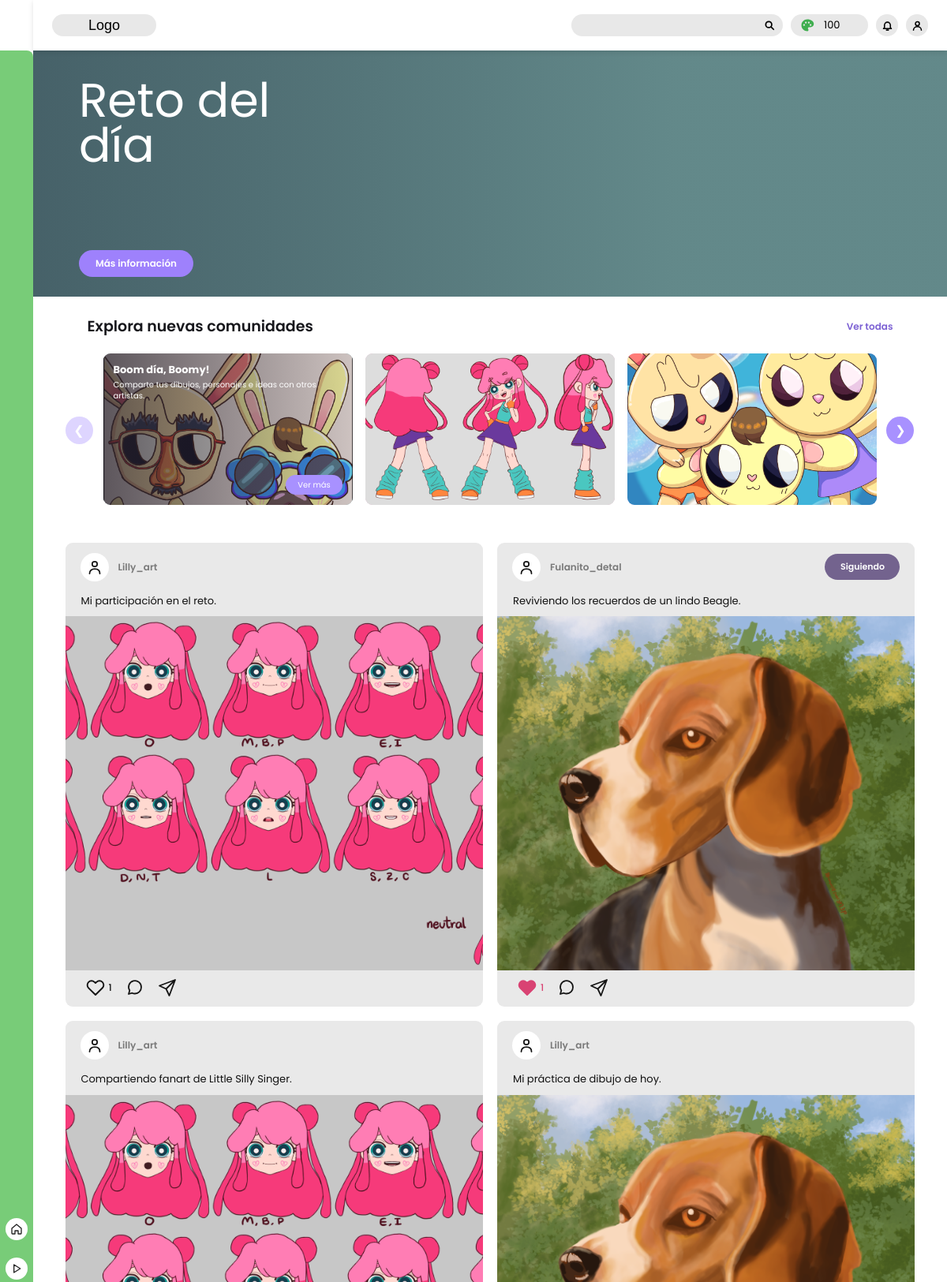
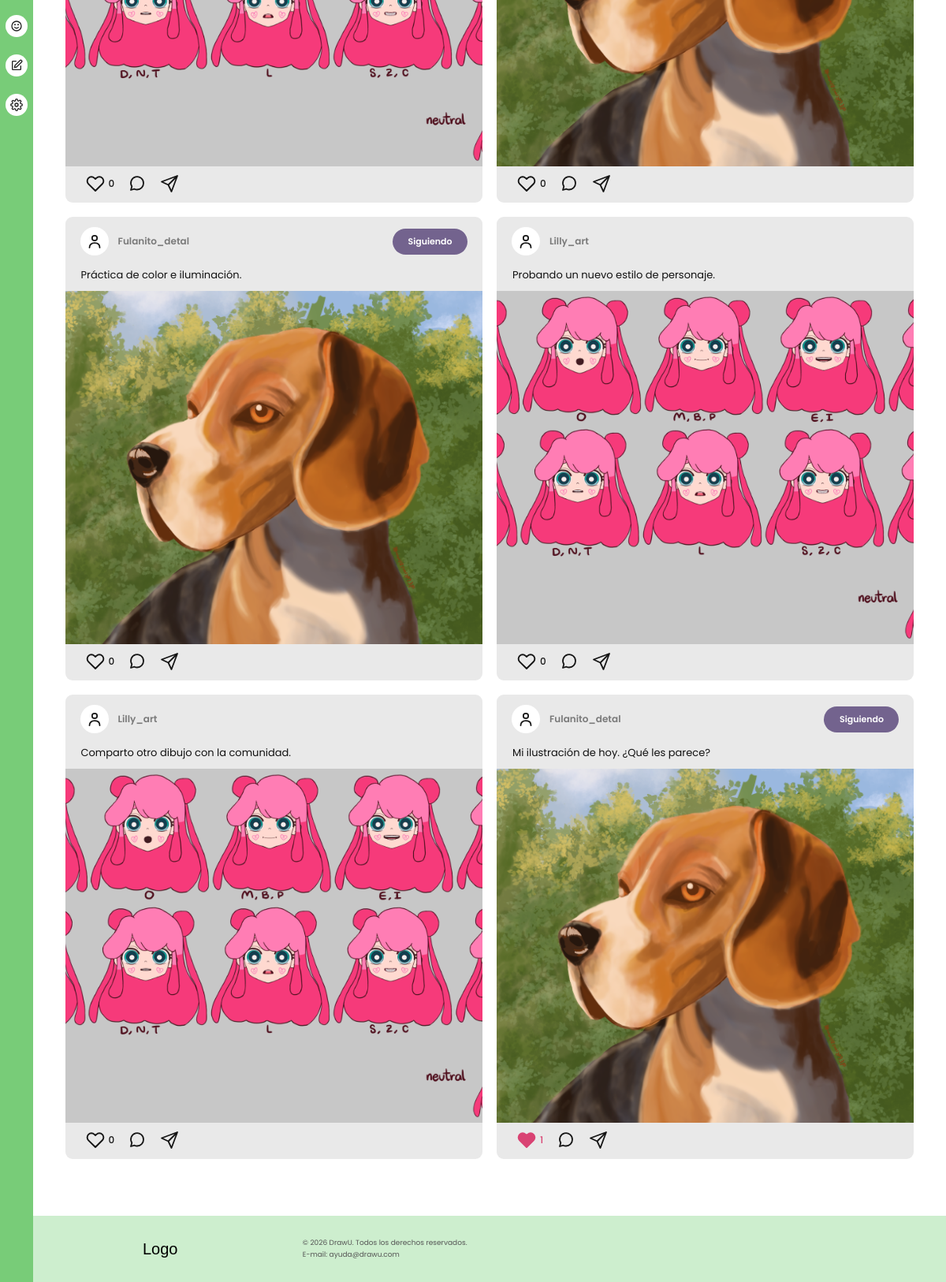
The page /views/inicio.php (signed in) on the database its author committed (2 pictures, top to bottom).
### tables this page shows
CREATE TABLE usuarios (
    id_usuario INT UNSIGNED AUTO_INCREMENT PRIMARY KEY,
    primer_nombre VARCHAR(80) NOT NULL,
    primer_apellido VARCHAR(80) NULL,
    nombre_usuario VARCHAR(50) NOT NULL,
    correo VARCHAR(150) NOT NULL,
    contrasena_hash VARCHAR(255) NOT NULL,
    fecha_nacimiento DATE NULL,
    fecha_registro TIMESTAMP NOT NULL DEFAULT CURRENT_TIMESTAMP,
    imagen_perfil VARCHAR(500) NULL,
    descripcion_perfil VARCHAR(500) NULL,
    tema ENUM('claro', 'oscuro') NOT NULL DEFAULT 'claro',
    drawings INT UNSIGNED NOT NULL DEFAULT 100,
    id_mascota_activa INT UNSIGNED NULL,
    CONSTRAINT uq_usuario_nombre UNIQUE (nombre_usuario),
    CONSTRAINT uq_usuario_correo UNIQUE (correo),
    CONSTRAINT fk_usuario_mascota_activa
        FOREIGN KEY (id_mascota_activa) REFERENCES mascotas(id_mascota)
        ON DELETE SET NULL
);

CREATE TABLE comunidades (
    id_comunidad INT UNSIGNED AUTO_INCREMENT PRIMARY KEY,
    id_creador INT UNSIGNED NOT NULL,
    slug VARCHAR(80) NOT NULL,
    titulo VARCHAR(150) NOT NULL,
    descripcion TEXT NULL,
    contenido TEXT NULL,
    privacidad ENUM('publica', 'privada') NOT NULL DEFAULT 'publica',
    fecha_creacion TIMESTAMP NOT NULL DEFAULT CURRENT_TIMESTAMP,
    fecha_edicion TIMESTAMP NULL DEFAULT NULL,
    imagen_perfil VARCHAR(500) NULL,
    imagen_banner VARCHAR(500) NULL,
    CONSTRAINT uq_comunidad_slug UNIQUE (slug),
    CONSTRAINT fk_comunidad_creador
        FOREIGN KEY (id_creador) REFERENCES usuarios(id_usuario)
        ON DELETE RESTRICT
);

CREATE TABLE publicaciones (
    id_publicacion INT UNSIGNED AUTO_INCREMENT PRIMARY KEY,
    id_usuario INT UNSIGNED NOT NULL,
    id_comunidad INT UNSIGNED NULL,
    id_reto INT UNSIGNED NULL,
    tipo ENUM('imagen', 'video', 'texto', 'aviso') NOT NULL DEFAULT 'imagen',
    titulo VARCHAR(180) NULL,
    descripcion TEXT NULL,
    contenido TEXT NULL,
    ruta_imagen VARCHAR(500) NULL,
    fecha_publicacion TIMESTAMP NOT NULL DEFAULT CURRENT_TIMESTAMP,
    fecha_edicion TIMESTAMP NULL DEFAULT NULL,
    INDEX idx_publicacion_usuario_fecha (id_usuario, fecha_publicacion),
    INDEX idx_publicacion_comunidad_fecha (id_comunidad, fecha_publicacion),
    INDEX idx_publicacion_reto (id_reto),
    CONSTRAINT fk_publicacion_usuario
        FOREIGN KEY (id_usuario) REFERENCES usuarios(id_usuario)
        ON DELETE CASCADE,
    CONSTRAINT fk_publicacion_comunidad
        FOREIGN KEY (id_comunidad) REFERENCES comunidades(id_comunidad)
        ON DELETE SET NULL,
    CONSTRAINT fk_publicacion_reto
        FOREIGN KEY (id_reto) REFERENCES retos_del_dia(id_reto)
        ON DELETE SET NULL
);

### views/inicio.php (the view, shortened to what the rows shown need)
<?php
require_once __DIR__ . '/includes/app.php';
$usuario = requerirLogin();
$comunidadesInicio = obtenerComunidades(['limite' => 8]);
$publicacionesInicio = obtenerPublicaciones(['tipos' => ['imagen', 'texto', 'aviso']], 25);
$coloresCiclo = ['boomy', 'redisenos', 'arte', 'historias'];
?>
<!DOCTYPE html>
<html lang="es">
<head>
    <link
        href="https://cdn.jsdelivr.net/npm/bootstrap@5.3.8/dist/css/bootstrap.min.css"
        rel="stylesheet"
    >
    <link rel="stylesheet" href="../assets/css/style.css?v=<?= filemtime(__DIR__ . '/../assets/css/style.css') ?>">
</head>
<body class="drawu-page">
    <?php include __DIR__ . '/includes/header/header.php'; ?>
    <?php include __DIR__ . '/includes/navbar.php'; ?>
    <main class="drawu-home">
        <section class="drawu-hero" aria-labelledby="tituloReto">
            <div class="drawu-hero-inner">
                <h1 id="tituloReto">
                    Reto del<br>día
                </h1>
            </div>
        </section>
        <div class="drawu-home-inner">
            <section
                class="drawu-community-section"
                aria-labelledby="tituloComunidades"
            >
                <div class="drawu-heading-row">
                    <h2 id="tituloComunidades">
                        Explora nuevas comunidades
                    </h2>
                </div>
                <div class="drawu-carousel-wrap">
                    <div
                        class="drawu-community-track"
                        id="pistaComunidades"
                        tabindex="0"
                    >
                        <?php foreach ($comunidadesInicio as $idx => $comunidad):
                            $colorCard = $coloresCiclo[$idx % count($coloresCiclo)];
                            $imgCom = url($comunidad['imagen_perfil'] ?: $comunidad['imagen_banner']);
                        ?>
                            <article
                                class="drawu-community-card drawu-community-<?= e($colorCard) ?>"
                            >
                                <div class="drawu-community-art">
                                    <?php if ($imgCom !== ''): ?>
                                        <img
                                            src="<?= e($imgCom) ?>"
                                            alt=""
                                            loading="lazy"
                                            data-asset-opcional
                                        >
                                    <?php endif; ?>
                                </div>
                                <div class="drawu-community-overlay">
                                    <div>
                                        <h3>
                                            <?= e($comunidad['titulo']) ?>
                                        </h3>
                                        <p>
                                            <?= e($comunidad['descripcion'] ?: 'Comunidad artística de DrawU.') ?>
                                        </p>
                                    </div>
                                    <a href="comunidad_ind.php?id=<?= urlencode($comunidad['slug']) ?>">
                                        Ver más
                                    </a>
                                </div>
                            </article>
                        <?php endforeach; ?>
                    </div>
                </div>
            </section>
            <section
                class="drawu-feed"
                aria-label="Publicaciones de la comunidad"
            >
                <?php foreach ($publicacionesInicio as $publicacion):
                    $esMio = ((int) $publicacion['id_usuario'] === $yo);
                    $urlPerfil = $esMio ? 'usuario_propio.php' : ('usuario_externo.php?id=' . (int) $publicacion['id_usuario']);
                    $imgPost = url($publicacion['ruta_imagen']);
                    $liked = !empty($publicacion['liked']);
                    $siguiendo = !empty($publicacion['siguiendo']);
                    $textoPost = trim((string) ($publicacion['titulo'] ? ($publicacion['titulo'] . ': ' . $publicacion['descripcion']) : $publicacion['descripcion']));
                ?>
                    <article
                        class="drawu-post"
                        data-publicacion="<?= (int) $publicacion['id_publicacion'] ?>"
                    >
                        <header class="drawu-post-header">
                            <a
                                href="<?= e($urlPerfil) ?>"
                                class="drawu-avatar"
                                aria-label="Ver perfil"
                            >
                                <?php if (!empty($publicacion['imagen_perfil'])): ?>
                                    <img src="<?= e(url($publicacion['imagen_perfil'])) ?>" alt="" style="width:100%;height:100%;object-fit:cover;border-radius:50%;">
                                <?php else: ?>
                                    <svg
                                        viewBox="0 0 24 24"
                                        fill="none"
                                        aria-hidden="true"
                                    >
                                        <circle
                                            cx="12" cy="8" r="3.2"
                                            stroke="currentColor"
                                            stroke-width="1.8"
                                        />
                                        <path
                                            d="M5.5 20c0-3.6 2.6-5.8 6.5-5.8s6.5 2.2 6.5 5.8"
                                            stroke="currentColor"
                                            stroke-width="1.8"
                                            stroke-linecap="round"
                                        />
                                    </svg>
                                <?php endif; ?>
                            </a>
                            <a
                                href="<?= e($urlPerfil) ?>"
                                class="drawu-post-user"
                            >
                                <?= e($publicacion['nombre_usuario']) ?>
                            </a>
                            <?php if (!$esMio): ?>
                                <button
                                    type="button"
                                    class="drawu-follow<?= $siguiendo ? ' siguiendo' : '' ?>"
                                    data-user-id="<?= (int) $publicacion['id_usuario'] ?>"
                                    data-follow-user="<?= e($publicacion['nombre_usuario']) ?>"
                                    aria-pressed="<?= $siguiendo ? 'true' : 'false' ?>"
                                >
                                    <?= $siguiendo ? 'Siguiendo' : 'Seguir' ?>
                                </button>
                            <?php endif; ?>
                        </header>
                        <?php if ($textoPost !== ''): ?>
                            <p class="drawu-post-caption">
                                <?= e($textoPost) ?>
                            </p>
                        <?php endif; ?>
                        <?php if ($imgPost !== ''): ?>
                            <div class="drawu-post-image">
                                <img
                                    src="<?= e($imgPost) ?>"
                                    alt="Ilustración de <?= e($publicacion['nombre_usuario']) ?>"
                                    loading="lazy"
                                    data-asset-opcional
                                >
                            </div>
                        <?php endif; ?>
                        <footer class="drawu-post-actions">
                            <button
                                type="button"
                                class="drawu-action drawu-like<?= $liked ? ' liked' : '' ?>"
                                aria-label="Dar me gusta"
                                aria-pressed="<?= $liked ? 'true' : 'false' ?>"
                            >
                                <svg viewBox="0 0 24 24" aria-hidden="true">
                                    <path
                                        d="M20.8 4.8a5.3 5.3 0 0 0-7.5 0L12 6l-1.3-1.2a5.3 5.3 0 0 0-7.5 7.5L12 21l8.8-8.7a5.3 5.3 0 0 0 0-7.5Z"
                                        stroke="currentColor"
                                        stroke-width="1.9"
                                        stroke-linejoin="round"
                                    />
                                </svg>
                                <span class="drawu-like-count"><?= (int) $publicacion['total_likes'] ?></span>
                            </button>
                            <button
                                type="button"
                                class="drawu-action drawu-comment-open"
                                aria-label="Abrir comentarios"
                            >
                                <svg
                                    viewBox="0 0 24 24"
                                    fill="none"
                                    aria-hidden="true"
                                >
                                    <path
                                        d="M20 11.5a8 8 0 0 1-8 8 8.3 8.3 0 0 1-3.5-.8L4 20l1.3-4.5A8 8 0 1 1 20 11.5Z"
                                        stroke="currentColor"
                                        stroke-width="1.8"
                                        stroke-linecap="round"
                                        stroke-linejoin="round"
                                    />
                                </svg>
                            </button>
                            <button
                                type="button"
                                class="drawu-action drawu-share"
                                aria-label="Compartir publicación"
                            >
                                <svg
                                    viewBox="0 0 24 24"
                                    fill="none"
                                    aria-hidden="true"
                                >
                                    <path
                                        d="m22 2-7.5 20-4-8.5L2 9.5 22 2ZM10.5 13.5 22 2"
                                        stroke="currentColor"
                                        stroke-width="1.8"
                                        stroke-linejoin="round"
                                    />
                                </svg>
                            </button>
                        </footer>
                    </article>
                <?php endforeach; ?>
            </section>
        </div>
    </main>
    <?php include __DIR__ . '/includes/footer.php'; ?>
</body>
</html>

### views/includes/header/header.php (shortened to what the rows shown need)
<?php
require_once __DIR__ . '/../app.php';
$headerBase = (basename(dirname($_SERVER['SCRIPT_FILENAME'])) === 'views') ? '../' : '';
$usuarioHeader = usuarioActual();
?>
<link rel="stylesheet" href="<?= $headerBase ?>views/includes/header/header.css?v=<?= filemtime(__DIR__ . '/header.css') ?>">
<header class="header">
    <div class="header-actions">
        <a href="<?= $headerBase ?>views/monedas_cambio.php" class="header-coins" title="Monedas" style="text-decoration:none;">
            <span class="header-coins-count"><?= (int) ($usuarioHeader['drawings'] ?? 0) ?></span>
        </a>
    </div>
</header>

### rows shown on the page
usuarios: drawings "100"
comunidades: imagen_perfil (picture), titulo "Boom día, Boomy!", descripcion "Comparte tus dibujos, personajes e ideas con otros artistas."
comunidades: imagen_perfil (picture)
comunidades: imagen_perfil (picture)
publicaciones: id_usuario.nombre_usuario "Lilly_art", descripcion "Mi participación en el reto.", ruta_imagen (picture), total_likes "1"
publicaciones: id_usuario.nombre_usuario "Fulanito_detal", shows "Siguiendo", descripcion "Reviviendo los recuerdos de un lindo Beagle.", ruta_imagen (picture), total_likes "1"
publicaciones: id_usuario.nombre_usuario "Lilly_art", descripcion "Compartiendo fanart de Little Silly Singer.", ruta_imagen (picture), total_likes "0"
publicaciones: id_usuario.nombre_usuario "Lilly_art", descripcion "Mi práctica de dibujo de hoy.", ruta_imagen (picture), total_likes "0"
publicaciones: id_usuario.nombre_usuario "Fulanito_detal", shows "Siguiendo", descripcion "Práctica de color e iluminación.", ruta_imagen (picture), total_likes "0"
publicaciones: id_usuario.nombre_usuario "Lilly_art", descripcion "Probando un nuevo estilo de personaje.", ruta_imagen (picture), total_likes "0"
publicaciones: id_usuario.nombre_usuario "Lilly_art", descripcion "Comparto otro dibujo con la comunidad.", ruta_imagen (picture), total_likes "0"
publicaciones: id_usuario.nombre_usuario "Fulanito_detal", shows "Siguiendo", descripcion "Mi ilustración de hoy. ¿Qué les parece?", ruta_imagen (picture), total_likes "1"
